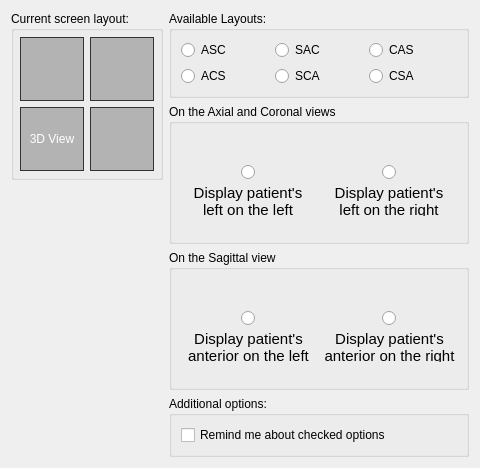
         <widget class="QWidget" name="tabSliceViewsLayout">
          <attribute name="title">
           <string>Layout</string>
          </attribute>
          <layout class="QHBoxLayout" name="horizontalLayout" stretch="0,1">
           <item>
            <widget class="QWidget" name="widget_2" native="true">
             <layout class="QVBoxLayout" name="verticalLayout_6">
              <property name="leftMargin">
               <number>0</number>
              </property>
              <property name="topMargin">
               <number>0</number>
              </property>
              <property name="rightMargin">
               <number>0</number>
              </property>
              <property name="bottomMargin">
               <number>0</number>
              </property>
              <item>
               <widget class="QGroupBox" name="groupBox_3">
                <property name="title">
                 <string>Current screen layout:</string>
                </property>
                <layout class="QGridLayout" name="gridLayout_2">
                 <property name="leftMargin">
                  <number>6</number>
                 </property>
                 <property name="topMargin">
                  <number>6</number>
                 </property>
                 <property name="rightMargin">
                  <number>6</number>
                 </property>
                 <property name="bottomMargin">
                  <number>6</number>
                 </property>
                 <item row="1" column="0">
                  <widget class="QLabel" name="outViewTopLeft">
                   <property name="minimumSize">
                    <size>
                     <width>64</width>
                     <height>64</height>
                    </size>
                   </property>
                   <property name="maximumSize">
                    <size>
                     <width>64</width>
                     <height>64</height>
                    </size>
                   </property>
                   <property name="styleSheet">
                    <string notr="true">background-color:rgb(179, 179, 179);
border-color:rgb(51, 51, 51);
border-style:solid;
border-width:1px;
color:white;</string>
                   </property>
                   <property name="text">
                    <string/>
                   </property>
                   <property name="pixmap">
                    <pixmap>../Resources/layout_axial_rl.png</pixmap>
                   </property>
                   <property name="scaledContents">
                    <bool>true</bool>
                   </property>
                   <property name="alignment">
                    <set>Qt::AlignmentFlag::AlignCenter</set>
                   </property>
                   <property name="wordWrap">
                    <bool>true</bool>
                   </property>
                  </widget>
                 </item>
                 <item row="1" column="1">
                  <widget class="QLabel" name="outViewTopRight">
                   <property name="minimumSize">
                    <size>
                     <width>64</width>
                     <height>64</height>
                    </size>
                   </property>
                   <property name="maximumSize">
                    <size>
                     <width>64</width>
                     <height>64</height>
                    </size>
                   </property>
                   <property name="styleSheet">
                    <string notr="true">background-color:rgb(179, 179, 179);
border-color:rgb(51, 51, 51);
border-style:solid;
border-width:1px;
color:white;</string>
                   </property>
                   <property name="text">
                    <string/>
                   </property>
                   <property name="pixmap">
                    <pixmap>../Resources/layout_coronal_rl.png</pixmap>
                   </property>
                   <property name="scaledContents">
                    <bool>true</bool>
                   </property>
                   <property name="alignment">
                    <set>Qt::AlignmentFlag::AlignCenter</set>
                   </property>
                   <property name="wordWrap">
                    <bool>true</bool>
                   </property>
                  </widget>
                 </item>
                 <item row="2" column="0">
                  <widget class="QLabel" name="outViewBottomLeft">
                   <property name="minimumSize">
                    <size>
                     <width>64</width>
                     <height>64</height>
                    </size>
                   </property>
                   <property name="maximumSize">
                    <size>
                     <width>64</width>
                     <height>64</height>
                    </size>
                   </property>
                   <property name="styleSheet">
                    <string notr="true">background-color:rgb(179, 179, 179);
border-color:rgb(51, 51, 51);
border-style:solid;
border-width:1px;
color:white;</string>
                   </property>
                   <property name="text">
                    <string>3D View</string>
                   </property>
                   <property name="alignment">
                    <set>Qt::AlignmentFlag::AlignCenter</set>
                   </property>
                   <property name="wordWrap">
                    <bool>true</bool>
                   </property>
                  </widget>
                 </item>
                 <item row="2" column="1">
                  <widget class="QLabel" name="outViewBottomRight">
                   <property name="minimumSize">
                    <size>
                     <width>64</width>
                     <height>64</height>
                    </size>
                   </property>
                   <property name="maximumSize">
                    <size>
                     <width>64</width>
                     <height>64</height>
                    </size>
                   </property>
                   <property name="styleSheet">
                    <string notr="true">background-color:rgb(179, 179, 179);
border-color:rgb(51, 51, 51);
border-style:solid;
border-width:1px;
color:white;</string>
                   </property>
                   <property name="text">
                    <string/>
                   </property>
                   <property name="pixmap">
                    <pixmap>../Resources/layout_sagittal_ap.png</pixmap>
                   </property>
                   <property name="scaledContents">
                    <bool>true</bool>
                   </property>
                   <property name="alignment">
                    <set>Qt::AlignmentFlag::AlignCenter</set>
                   </property>
                   <property name="wordWrap">
                    <bool>true</bool>
                   </property>
                  </widget>
                 </item>
                </layout>
               </widget>
              </item>
              <item>
               <spacer name="verticalSpacer_2">
                <property name="orientation">
                 <enum>Qt::Orientation::Vertical</enum>
                </property>
                <property name="sizeHint" stdset="0">
                 <size>
                  <width>20</width>
                  <height>213</height>
                 </size>
                </property>
               </spacer>
              </item>
             </layout>
            </widget>
           </item>
           <item>
            <widget class="QWidget" name="widget_3" native="true">
             <layout class="QVBoxLayout" name="verticalLayout_7">
              <property name="leftMargin">
               <number>0</number>
              </property>
              <property name="topMargin">
               <number>0</number>
              </property>
              <property name="rightMargin">
               <number>0</number>
              </property>
              <property name="bottomMargin">
               <number>0</number>
              </property>
              <item>
               <widget class="QGroupBox" name="grpLayoutRadio">
                <property name="sizePolicy">
                 <sizepolicy hsizetype="Preferred" vsizetype="Fixed">
                  <horstretch>0</horstretch>
                  <verstretch>0</verstretch>
                 </sizepolicy>
                </property>
                <property name="title">
                 <string>Available Layouts:</string>
                </property>
                <layout class="QGridLayout" name="gridLayout_4">
                 <item row="0" column="0">
                  <widget class="QRadioButton" name="btnASC">
                   <property name="text">
                    <string>ASC</string>
                   </property>
                  </widget>
                 </item>
                 <item row="0" column="2">
                  <widget class="QRadioButton" name="btnCAS">
                   <property name="text">
                    <string>CAS</string>
                   </property>
                  </widget>
                 </item>
                 <item row="0" column="1">
                  <widget class="QRadioButton" name="btnSAC">
                   <property name="text">
                    <string>SAC</string>
                   </property>
                  </widget>
                 </item>
                 <item row="1" column="0">
                  <widget class="QRadioButton" name="btnACS">
                   <property name="text">
                    <string>ACS</string>
                   </property>
                  </widget>
                 </item>
                 <item row="1" column="1">
                  <widget class="QRadioButton" name="btnSCA">
                   <property name="text">
                    <string>SCA</string>
                   </property>
                  </widget>
                 </item>
                 <item row="1" column="2">
                  <widget class="QRadioButton" name="btnCSA">
                   <property name="text">
                    <string>CSA</string>
                   </property>
                  </widget>
                 </item>
                </layout>
               </widget>
              </item>
              <item>
               <widget class="QGroupBox" name="grp_axial_option">
                <property name="sizePolicy">
                 <sizepolicy hsizetype="Preferred" vsizetype="Fixed">
                  <horstretch>0</horstretch>
                  <verstretch>0</verstretch>
                 </sizepolicy>
                </property>
                <property name="minimumSize">
                 <size>
                  <width>0</width>
                  <height>140</height>
                 </size>
                </property>
                <property name="maximumSize">
                 <size>
                  <width>16777215</width>
                  <height>140</height>
                 </size>
                </property>
                <property name="title">
                 <string>On the Axial and Coronal views</string>
                </property>
                <layout class="QGridLayout" name="gridLayout_7">
                 <item row="0" column="1" alignment="Qt::AlignmentFlag::AlignHCenter|Qt::AlignmentFlag::AlignBottom">
                  <widget class="QRadioButton" name="radio_axial_rl">
                   <property name="sizePolicy">
                    <sizepolicy hsizetype="Preferred" vsizetype="Preferred">
                     <horstretch>0</horstretch>
                     <verstretch>0</verstretch>
                    </sizepolicy>
                   </property>
                   <property name="text">
                    <string/>
                   </property>
                   <property name="icon">
                    <iconset resource="../Resources/SNAPResources.qrc">
                     <normaloff>:/root/layout_orientation_rl.png</normaloff>:/root/layout_orientation_rl.png</iconset>
                   </property>
                   <property name="iconSize">
                    <size>
                     <width>96</width>
                     <height>64</height>
                    </size>
                   </property>
                  </widget>
                 </item>
                 <item row="1" column="1" alignment="Qt::AlignmentFlag::AlignHCenter|Qt::AlignmentFlag::AlignTop">
                  <widget class="QLabel" name="lbl_axial_b_1">
                   <property name="sizePolicy">
                    <sizepolicy hsizetype="Fixed" vsizetype="Fixed">
                     <horstretch>0</horstretch>
                     <verstretch>0</verstretch>
                    </sizepolicy>
                   </property>
                   <property name="minimumSize">
                    <size>
                     <width>110</width>
                     <height>30</height>
                    </size>
                   </property>
                   <property name="maximumSize">
                    <size>
                     <width>110</width>
                     <height>30</height>
                    </size>
                   </property>
                   <property name="font">
                    <font>
                     <family>Arial</family>
                     <pointsize>11</pointsize>
                     <italic>false</italic>
                     <bold>false</bold>
                     <kerning>true</kerning>
                    </font>
                   </property>
                   <property name="styleSheet">
                    <string notr="true">font: 11pt &quot;Arial&quot;;</string>
                   </property>
                   <property name="text">
                    <string>Display patient's left on the right</string>
                   </property>
                   <property name="textFormat">
                    <enum>Qt::TextFormat::PlainText</enum>
                   </property>
                   <property name="alignment">
                    <set>Qt::AlignmentFlag::AlignCenter</set>
                   </property>
                   <property name="wordWrap">
                    <bool>true</bool>
                   </property>
                  </widget>
                 </item>
                 <item row="0" column="0" alignment="Qt::AlignmentFlag::AlignHCenter|Qt::AlignmentFlag::AlignBottom">
                  <widget class="QRadioButton" name="radio_axial_lr">
                   <property name="sizePolicy">
                    <sizepolicy hsizetype="Preferred" vsizetype="Preferred">
                     <horstretch>0</horstretch>
                     <verstretch>0</verstretch>
                    </sizepolicy>
                   </property>
                   <property name="font">
                    <font>
                     <pointsize>13</pointsize>
                    </font>
                   </property>
                   <property name="text">
                    <string/>
                   </property>
                   <property name="icon">
                    <iconset resource="../Resources/SNAPResources.qrc">
                     <normaloff>:/root/layout_orientation_lr.png</normaloff>:/root/layout_orientation_lr.png</iconset>
                   </property>
                   <property name="iconSize">
                    <size>
                     <width>96</width>
                     <height>64</height>
                    </size>
                   </property>
                  </widget>
                 </item>
                 <item row="1" column="0" alignment="Qt::AlignmentFlag::AlignHCenter|Qt::AlignmentFlag::AlignTop">
                  <widget class="QLabel" name="lbl_axial_a_1">
                   <property name="sizePolicy">
                    <sizepolicy hsizetype="Fixed" vsizetype="Fixed">
                     <horstretch>0</horstretch>
                     <verstretch>0</verstretch>
                    </sizepolicy>
                   </property>
                   <property name="minimumSize">
                    <size>
                     <width>110</width>
                     <height>30</height>
                    </size>
                   </property>
                   <property name="maximumSize">
                    <size>
                     <width>110</width>
                     <height>30</height>
                    </size>
                   </property>
                   <property name="font">
                    <font>
                     <family>Arial</family>
                     <pointsize>11</pointsize>
                     <italic>false</italic>
                     <bold>false</bold>
                    </font>
                   </property>
                   <property name="styleSheet">
                    <string notr="true">font: 11pt &quot;Arial&quot;;</string>
                   </property>
                   <property name="text">
                    <string>Display patient's left on the left</string>
                   </property>
                   <property name="textFormat">
                    <enum>Qt::TextFormat::PlainText</enum>
                   </property>
                   <property name="alignment">
                    <set>Qt::AlignmentFlag::AlignCenter</set>
                   </property>
                   <property name="wordWrap">
                    <bool>true</bool>
                   </property>
                   <property name="margin">
                    <number>0</number>
                   </property>
                   <property name="indent">
                    <number>-1</number>
                   </property>
                  </widget>
                 </item>
                </layout>
               </widget>
              </item>
              <item>
               <widget class="QGroupBox" name="grp_sagittal_option">
                <property name="sizePolicy">
                 <sizepolicy hsizetype="Preferred" vsizetype="Fixed">
                  <horstretch>0</horstretch>
                  <verstretch>0</verstretch>
                 </sizepolicy>
                </property>
                <property name="minimumSize">
                 <size>
                  <width>0</width>
                  <height>140</height>
                 </size>
                </property>
                <property name="maximumSize">
                 <size>
                  <width>16777215</width>
                  <height>140</height>
                 </size>
                </property>
                <property name="title">
                 <string>On the Sagittal view</string>
                </property>
                <layout class="QGridLayout" name="gridLayout_6">
                 <item row="1" column="1" alignment="Qt::AlignmentFlag::AlignHCenter|Qt::AlignmentFlag::AlignTop">
                  <widget class="QLabel" name="lbl_sagittal_b_1">
                   <property name="sizePolicy">
                    <sizepolicy hsizetype="Fixed" vsizetype="Fixed">
                     <horstretch>0</horstretch>
                     <verstretch>0</verstretch>
                    </sizepolicy>
                   </property>
                   <property name="minimumSize">
                    <size>
                     <width>135</width>
                     <height>30</height>
                    </size>
                   </property>
                   <property name="maximumSize">
                    <size>
                     <width>135</width>
                     <height>30</height>
                    </size>
                   </property>
                   <property name="font">
                    <font>
                     <family>Arial</family>
                     <pointsize>11</pointsize>
                     <italic>false</italic>
                     <bold>false</bold>
                    </font>
                   </property>
                   <property name="styleSheet">
                    <string notr="true">font: 11pt &quot;Arial&quot;;</string>
                   </property>
                   <property name="text">
                    <string>Display patient's anterior on the right</string>
                   </property>
                   <property name="textFormat">
                    <enum>Qt::TextFormat::PlainText</enum>
                   </property>
                   <property name="alignment">
                    <set>Qt::AlignmentFlag::AlignCenter</set>
                   </property>
                   <property name="wordWrap">
                    <bool>true</bool>
                   </property>
                  </widget>
                 </item>
                 <item row="0" column="0" alignment="Qt::AlignmentFlag::AlignHCenter|Qt::AlignmentFlag::AlignBottom">
                  <widget class="QRadioButton" name="radio_sagittal_ap">
                   <property name="text">
                    <string/>
                   </property>
                   <property name="icon">
                    <iconset resource="../Resources/SNAPResources.qrc">
                     <normaloff>:/root/layout_orientation_ap.png</normaloff>:/root/layout_orientation_ap.png</iconset>
                   </property>
                   <property name="iconSize">
                    <size>
                     <width>96</width>
                     <height>64</height>
                    </size>
                   </property>
                  </widget>
                 </item>
                 <item row="1" column="0" alignment="Qt::AlignmentFlag::AlignHCenter|Qt::AlignmentFlag::AlignTop">
                  <widget class="QLabel" name="lbl_sagittal_a_1">
                   <property name="sizePolicy">
                    <sizepolicy hsizetype="Fixed" vsizetype="Fixed">
                     <horstretch>0</horstretch>
                     <verstretch>0</verstretch>
                    </sizepolicy>
                   </property>
                   <property name="minimumSize">
                    <size>
                     <width>135</width>
                     <height>30</height>
                    </size>
                   </property>
                   <property name="maximumSize">
                    <size>
                     <width>135</width>
                     <height>30</height>
                    </size>
                   </property>
                   <property name="font">
                    <font>
                     <family>Arial</family>
                     <pointsize>11</pointsize>
                     <italic>false</italic>
                     <bold>false</bold>
                    </font>
                   </property>
                   <property name="styleSheet">
                    <string notr="true">font: 11pt &quot;Arial&quot;;</string>
                   </property>
                   <property name="text">
                    <string>Display patient's anterior on the left</string>
                   </property>
                   <property name="textFormat">
                    <enum>Qt::TextFormat::PlainText</enum>
                   </property>
                   <property name="scaledContents">
                    <bool>false</bool>
                   </property>
                   <property name="alignment">
                    <set>Qt::AlignmentFlag::AlignCenter</set>
                   </property>
                   <property name="wordWrap">
                    <bool>true</bool>
                   </property>
                  </widget>
                 </item>
                 <item row="0" column="1" alignment="Qt::AlignmentFlag::AlignHCenter|Qt::AlignmentFlag::AlignBottom">
                  <widget class="QRadioButton" name="radio_sagittal_pa">
                   <property name="text">
                    <string/>
                   </property>
                   <property name="icon">
                    <iconset resource="../Resources/SNAPResources.qrc">
                     <normaloff>:/root/layout_orientation_pa.png</normaloff>:/root/layout_orientation_pa.png</iconset>
                   </property>
                   <property name="iconSize">
                    <size>
                     <width>96</width>
                     <height>64</height>
                    </size>
                   </property>
                  </widget>
                 </item>
                </layout>
               </widget>
              </item>
              <item>
               <widget class="QGroupBox" name="groupBox_5">
                <property name="enabled">
                 <bool>true</bool>
                </property>
                <property name="sizePolicy">
                 <sizepolicy hsizetype="Preferred" vsizetype="Fixed">
                  <horstretch>0</horstretch>
                  <verstretch>0</verstretch>
                 </sizepolicy>
                </property>
                <property name="title">
                 <string>Additional options:</string>
                </property>
                <layout class="QVBoxLayout" name="verticalLayout_8">
                 <item>
                  <widget class="QCheckBox" name="chkRemindLayout">
                   <property name="text">
                    <string>Remind me about checked options</string>
                   </property>
                  </widget>
                 </item>
                </layout>
               </widget>
              </item>
             </layout>
            </widget>
           </item>
          </layout>
         </widget>
